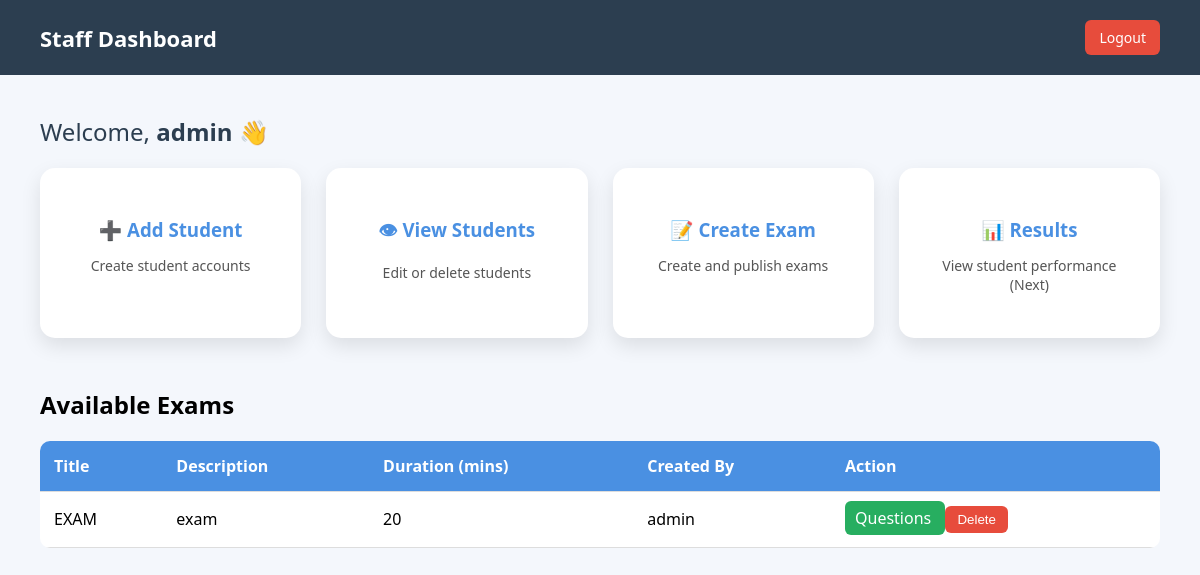
Page /staff/dashboard (signed in) on the committed database.
### tables this page shows
CREATE TABLE exams (
    id INTEGER PRIMARY KEY AUTOINCREMENT,
    title TEXT NOT NULL,
    description TEXT,
    duration INTEGER NOT NULL,
    created_by TEXT NOT NULL
);

### app.py (the view)
@app.route("/staff/dashboard")
def staff_dashboard():
    if "staff" not in session:
        return redirect(url_for("staff_login"))
    db = get_db()
    exams = db.execute("SELECT * FROM exams").fetchall()
    db.close()
    return render_template("staff_dashboard.html", exams=exams)

### app.py (called while the page is built)
def get_db():
    conn = sqlite3.connect(DATABASE)
    conn.row_factory = sqlite3.Row
    return conn

### templates/staff_dashboard.html (shortened to what this page needs)
<!DOCTYPE html>
<html lang="en">
<head>
</head>
<body>
<div class="header">
    <h1>Staff Dashboard</h1>
    <a href="{{ url_for('logout') }}">Logout</a>
</div>
<div class="container">
    <div class="welcome">
        Welcome, <strong>{{ session['staff'] }}</strong> 👋
    </div>
    <div class="cards">
        <a href="{{ url_for('add_student') }}" class="card">
            <h3>➕ Add Student</h3>
            <p>Create student accounts</p>
        </a>
        <a href="{{ url_for('view_students') }}" class="card">
            <h3>👁 View Students</h3>
            <p>Edit or delete students</p>
        </a>
        <a href="{{ url_for('create_exam') }}" class="card">
            <h3>📝 Create Exam</h3>
            <p>Create and publish exams</p>
        </a>
        <div class="card">
            <h3>📊 Results</h3>
            <p>View student performance (Next)</p>
        </div>
    </div>
    <h2>Available Exams</h2>
    <table>
        <tr>
            <th>Title</th>
            <th>Description</th>
            <th>Duration (mins)</th>
            <th>Created By</th>
            <th>Action</th>
        </tr>
        {% for exam in exams %}
        <tr>
            <td>{{ exam.title }}</td>
            <td>{{ exam.description }}</td>
            <td>{{ exam.duration }}</td>
            <td>{{ exam.created_by }}</td>
            <td>
               <a href="{{ url_for('view_questions', exam_id=exam.id) }}"
                style="padding:6px 10px;background:#27ae60;color:white;border-radius:6px;text-decoration:none;">
                    Questions
                </a>
                <form method="POST"
                    action="{{ url_for('delete_exam', exam_id=exam.id) }}"
                    style="display:inline;">
                    <button class="delete-btn" type="submit">Delete</button>
                </form>
            </td>
        </tr>
        {% else %}
        <tr>
            <td colspan="5">No exams created yet</td>
        </tr>
        {% endfor %}
    </table>
</div>
</body>
</html>

### templates/staff_dashboard.html (style rules this page uses)
body { margin: 0; font-family: "Segoe UI", sans-serif; background: #f4f7fc; }
.header { background: #2c3e50; color: white; padding: 20px 40px; display: flex; justify-content: space-between; align-items: center; }
.header h1 { margin: 0; font-size: 22px; }
.header a { color: white; text-decoration: none; font-size: 14px; background: #e74c3c; padding: 8px 14px; border-radius: 6px; }
.container { padding: 40px; }
.welcome { font-size: 24px; margin-bottom: 20px; color: #2c3e50; }
.cards { display: grid; grid-template-columns: repeat(auto-fit, minmax(240px, 1fr)); gap: 25px; margin-bottom: 50px; }
.card { background: white; padding: 30px; border-radius: 15px; box-shadow: 0 8px 20px rgba(0,0,0,0.1); transition: transform 0.3s; cursor: pointer; text-align: center; text-decoration: none; }
.card h3 { margin-bottom: 10px; color: #4a90e2; }
.card p { color: #555; font-size: 14px; }
table { width: 100%; border-collapse: collapse; background: white; border-radius: 10px; overflow: hidden; }
th, td { padding: 14px; border-bottom: 1px solid #ddd; text-align: left; }
th { background: #4a90e2; color: white; }
.delete-btn { background: #e74c3c; border: none; color: white; padding: 6px 12px; border-radius: 6px; cursor: pointer; }

### rows in the picture
exams: staff "admin", title "EXAM", description "exam", duration "20", created_by "admin"
